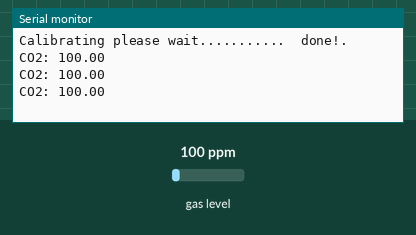
This sketch was run on a simulated ESP32. On the bench: the last lines printed to the serial monitor. The test bench sets the inputs (shaded band); at power-on: gas level 100 ppm.

Above: at 1.3 s.
1.4 s: gas level set to 20 ppm
At 1.9 s:
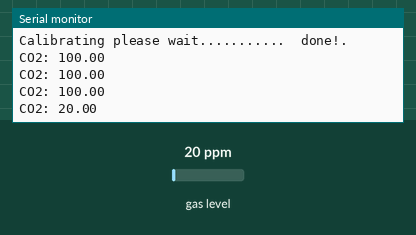
2.9 s: gas level set to 250 ppm
At 3.4 s:
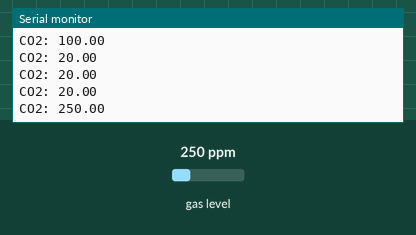
Timing chart, 0 to 5.9 s (numbered marks = the images above; inputs shaded):
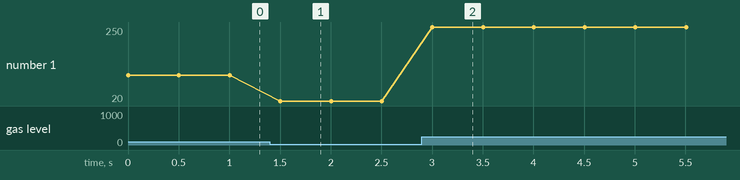

The sketch:

MQ135.ino
```cpp
#include <MQUnifiedsensor.h>

#define placa "ESP-32"
#define Voltage_Resolution 3.3
#define pin 14
#define type "MQ-135"
#define ADC_Bit_Resolution 12
#define RatioMQ135CleanAir 3.6
double CO2 = (0);
MQUnifiedsensor MQ135(placa, Voltage_Resolution, ADC_Bit_Resolution, pin, type);

void setup()
{
      Serial.begin(9600);
    //Set math model to calculate the PPM concentration and the value of constants
    MQ135.setRegressionMethod(1); //_PPM =  a*ratio^b
    MQ135.setA(110.47);
    MQ135.setB(-2.862);
    // Configurate the ecuation values to get NH4 concentration
    MQ135.init();
    Serial.print("Calibrating please wait.");
    float calcR0 = 0;
    for(int i = 1; i<=10; i ++)   {
        MQ135.update(); // Update data, the arduino will be read the voltage on the analog pin
        calcR0 += MQ135.calibrate(RatioMQ135CleanAir);
        Serial.print(".");
    }
    MQ135.setR0(calcR0/10);
    Serial.println("  done!.");
    if(isinf(calcR0)) { Serial.println("Warning: Conection issue founded, R0 is infite (Open circuit detected) please check your wiring and supply"); while(1);}
    if(calcR0 == 0){Serial.println("Warning: Conection issue founded, R0 is zero (Analog pin with short circuit to ground) please check your wiring and supply"); while(1);}
    /*****************************  MQ CAlibration **************************/
    MQ135.serialDebug(false);
}

void loop() {
    MQ135.update(); // Update data, the arduino will be read the voltage on the analog pin
    CO2 = MQ135.readSensor(); // Sensor will read CO2 concentration using the model and a and b values setted before or in the setup
    Serial.print("CO2: ");
    Serial.println(CO2);
    delay(500);
}
```

Measured:
- after the input at 1.4 s, the serial monitor: prints a new line after 0.10 s (image 1)
- after the input at 2.9 s, the serial monitor: prints a new line after 0.10 s (image 2)
- plotted number 1: 100 → 20 after the input at 1.4 s, 20 → 250 after the input at 2.9 s
